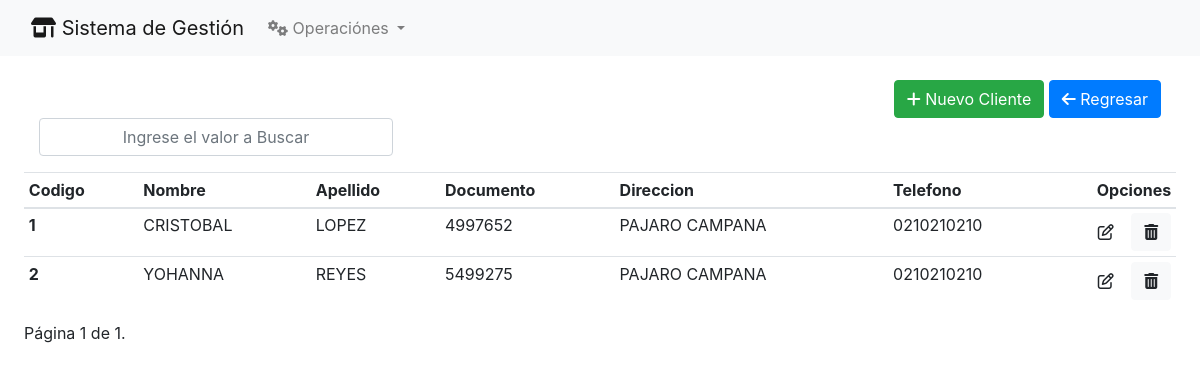
/clientes/, run on the app's committed database.
### Clientes/models.py (models this page shows, shortened)
class Clientes(models.Model):
    class Meta:
        verbose_name_plural = 'Clientes'
    nombre =  models.CharField(max_length = 250)
    apellido = models.CharField(max_length = 250)
    documento = models.CharField(max_length = 250, unique=True)
    direccion =  models.CharField(max_length = 250)
    telefono = models.CharField(max_length = 250)
    correo =  models.CharField(max_length = 250)
    observacion =  models.CharField(max_length = 250)
    estado =  models.CharField(max_length = 250)

### Clientes/views.py (the view)
# urls.py: path('', clientes_index, name='clientes'),
def clientes_index(request):
    clientes_list = Clientes.objects.all().order_by("nombre")
    paginator = Paginator(clientes_list, 10)
    page_number = request.GET.get('page')
    page_obj = paginator.get_page(page_number)
    final_page_number = paginator.num_pages - 1
    template = "clientes_index.html"
    context = {"titulo": "Clientes", "clientes": page_obj, "final_page_number": final_page_number}
    return render(request, template, context)

### Clientes/templates/clientes_index.html (shortened to what this page needs)
{% extends 'home.html' %}
{% block content %}
<div class="p-4">
    <div class="col d-flex justify-content-end">
        <a href="{%url 'nuevo_cliente'%}" class="btn btn-success"> <i class="fa-solid fa-plus"></i> Nuevo Cliente</a>
        <a href="{% url 'home' %}" class="btn btn-primary"> <i class="fa-solid fa-arrow-left"></i> Regresar</a>
    </div>
    <table class="table table-sm table-hover">
        <div class="col-md-4 mb-3 d-flex justify-content-end">
            <input type="text" class="form-control text-center" id="buscarCliente"
                placeholder="Ingrese el valor a Buscar">
        </div>
        <thead>
            <tr>
                <th scope="col">Codigo</th>
                <th scope="col">Nombre</th>
                <th scope="col">Apellido</th>
                <th scope="col">Documento</th>
                <th scope="col">Direccion</th>
                <th scope="col">Telefono</th>
                <th style="text-align: right;width: 10%;" scope="col">Opciones</th>
            </tr>
        </thead>
        <tbody>
            {% if clientes %}
            {% for cli in clientes %}
            <tr>
                <th scope="row"> {{cli.id}} </th>
                <td> {{cli.nombre}} </td>
                <td> {{cli.apellido}} </td>
                <td> {{cli.documento}} </td>
                <td> {{cli.direccion}} </td>
                <td> {{cli.telefono}} </td>
                <td style="text-align: right;">
                    <a href="modificar_cliente/{{cli.id}}/" class="btn btn-ligth"><i
                            class="fa-regular fa-pen-to-square"></i></a>
                    <a href="#" class="btn btn-light btn_eliminar" data-bs-toggle="modal" data-bs-target="#exampleModal"
                        data-id="{{cli.id}}">
                        <i class="fa-solid fa-trash-can"></i>
                    </a>
                </td>
            </tr>
            {% endfor %}
            {% else %}
            <tr style="background-color: gainsboro;text-align: center;">
                <td colspan="7">Sin Registros</td>
            </tr>
            {% endif %}
        </tbody>
    </table>
    <div class="pagination">
        <span class="step-links">
            <span class="current">
                P&aacute;gina {{clientes.number}} de {{clientes.paginator.num_pages}}.
            </span>
        </span>
    </div>
    {% endblock %}

### data on the page
Clientes: id "1", nombre "CRISTOBAL", apellido "LOPEZ", documento "4997652", direccion "PAJARO CAMPANA", telefono "0210210210"
Clientes: id "2", nombre "YOHANNA", apellido "REYES", documento "5499275", direccion "PAJARO CAMPANA", telefono "0210210210"

### other printed values
{{ clientes.number }} "1"
{{ clientes.paginator.num_pages }} "1"
